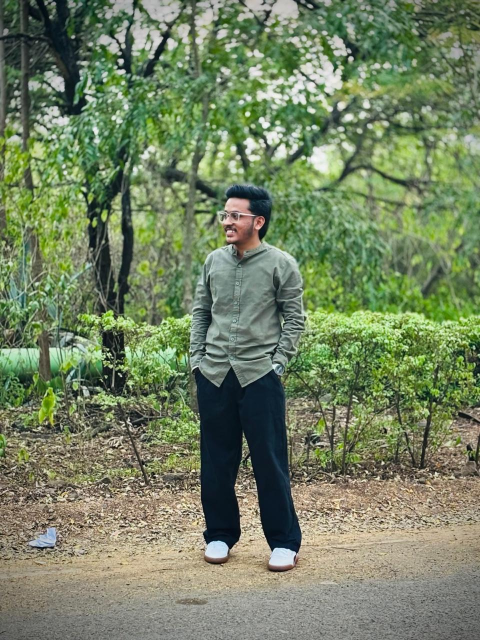
#> input picture data/images/my_photo.jpeg, 960 x 1280 px (shown at 1/2 size)
$ python unit3_restoration.py
#> lines starting #> are read from the running program, lines starting #| are printed output that depends on the picture; after the words box and inside, x2 and y2 are one past the last pixel; in counts of white or black regions, pixels touching at a corner belong together
from pathlib import Path
import cv2
import numpy as np
import matplotlib.pyplot as plt
from skimage.metrics import peak_signal_noise_ratio, structural_similarity

PROJECT_DIR = Path(__file__).resolve().parent.parent
IMAGE_PATH = PROJECT_DIR / "data" / "images" / "my_photo.jpeg"
OUTPUT_DIR = PROJECT_DIR / "outputs" / "unit3"
OUTPUT_DIR.mkdir(parents=True, exist_ok=True)

original = cv2.imread(str(IMAGE_PATH))
#> original is the input picture: shape (1280, 960, 3); mean B, G, R 98.6, 130.1, 116

if original is None:
    raise FileNotFoundError(f"Photo not found: {IMAGE_PATH}")

height, width = original.shape[:2]
#> height = 1280; width = 960
if max(height, width) > 1000:
    scale = 1000 / max(height, width)
#> scale = 0.781
    original = cv2.resize(original, (int(width * scale), int(height * scale)))
#> original: shape (1000, 750, 3)

gray = cv2.cvtColor(original, cv2.COLOR_BGR2GRAY)
rng = np.random.default_rng(42)

# 1. Gaussian noise
noise = rng.normal(0, 20, gray.shape)
gaussian_noisy = np.clip(gray.astype(np.float32) + noise, 0, 255).astype(np.uint8)
gaussian_restored = cv2.GaussianBlur(gaussian_noisy, (5, 5), 0)

# 2. Salt-and-pepper noise
sp_noisy = gray.copy()
random_values = rng.random(gray.shape)
sp_noisy[random_values < 0.02] = 0
sp_noisy[random_values > 0.98] = 255
sp_restored = cv2.medianBlur(sp_noisy, 5)

# 3. PSNR and SSIM comparison
def evaluate(reference, restored):
    psnr = peak_signal_noise_ratio(reference, restored, data_range=255)
    ssim = structural_similarity(reference, restored, data_range=255)
    return psnr, ssim

for name, noisy, restored in [
    ("Gaussian", gaussian_noisy, gaussian_restored),
    ("Salt-and-Pepper", sp_noisy, sp_restored)
]:
    psnr, ssim = evaluate(gray, restored)
    print(f"{name} restoration: PSNR={psnr:.2f} dB, SSIM={ssim:.4f}")
#> this loop made 2 passes
#> (name, psnr, ssim) on passes 1 to 2: ('Gaussian', 26.29, 0.826), ('Salt-and-Pepper', 24.27, 0.746)
#| Gaussian restoration: PSNR=26.29 dB, SSIM=0.8258
#| Salt-and-Pepper restoration: PSNR=24.27 dB, SSIM=0.7461

# 4. Thresholding
_, binary = cv2.threshold(
    gray, 0, 255, cv2.THRESH_BINARY + cv2.THRESH_OTSU
)
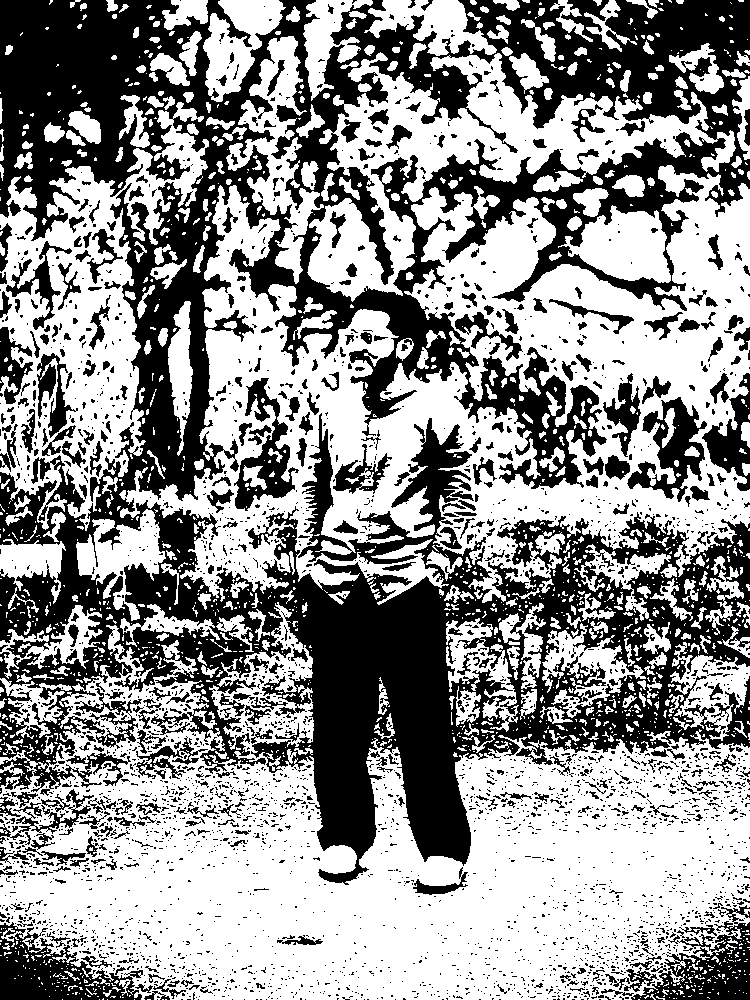
#> binary: shape (1000, 750); 57.2% white; 3436 black regions (3029 under 20 px), largest, box (x1, y1, x2, y2) and area: (0, 0, 750, 885) 251817, (0, 922, 143, 1000) 5307, (631, 905, 750, 1000) 4673

# 5. Morphological operations
kernel = np.ones((5, 5), np.uint8)
erosion = cv2.erode(binary, kernel, iterations=1)
#> erosion: shape (1000, 750); 25.5% white; 1142 white regions (836 under 20 px), largest, box (x1, y1, x2, y2) and area: (0, 774, 750, 1000) 67326, (514, 179, 750, 427) 19597, (336, 60, 702, 180) 10835
dilation = cv2.dilate(binary, kernel, iterations=1)
#> dilation: shape (1000, 750); 83% white; 895 black regions (587 under 20 px), largest, box (x1, y1, x2, y2) and area: (292, 576, 469, 860) 30238, (0, 0, 209, 236) 20843, (462, 0, 750, 126) 11371
opening = cv2.morphologyEx(binary, cv2.MORPH_OPEN, kernel)
#> opening: shape (1000, 750); 44.3% white; 626 white regions (7 under 20 px), largest, box (x1, y1, x2, y2) and area: (0, 743, 750, 1000) 107084, (411, 177, 750, 429) 38825, (127, 186, 394, 585) 27532
closing = cv2.morphologyEx(binary, cv2.MORPH_CLOSE, kernel)
#> closing: shape (1000, 750); 70.1% white; 561 black regions (4 under 20 px), largest, box (x1, y1, x2, y2) and area: (257, 563, 518, 862) 35707, (0, 0, 275, 238) 28423, (460, 0, 750, 128) 17048

# 6. Canny edge detection
edges = cv2.Canny(gray, 100, 200)
#> edges: shape (1000, 750); 20.5% white in thin lines or dots

# 7. Watershed segmentation
color_image = cv2.cvtColor(gray, cv2.COLOR_GRAY2BGR)
_, sure_bg = cv2.threshold(
    gray, 0, 255, cv2.THRESH_BINARY_INV + cv2.THRESH_OTSU
)
dist = cv2.distanceTransform(binary, cv2.DIST_L2, 5)
_, sure_fg = cv2.threshold(
    dist, 0.3 * dist.max(), 255, cv2.THRESH_BINARY
)
#> sure_fg: shape (1000, 750) float32; 6% white; 207 white regions (110 under 20 px), largest, box (x1, y1, x2, y2) and area: (51, 825, 706, 968) 18660, (587, 328, 714, 401) 2855, (586, 218, 662, 275) 2182
sure_fg = sure_fg.astype(np.uint8)
unknown = cv2.subtract(sure_bg, sure_fg)
_, markers = cv2.connectedComponents(sure_fg)
#> markers: shape (1000, 750) int32; 208 distinct labels, from 0 to 207
markers = markers + 1
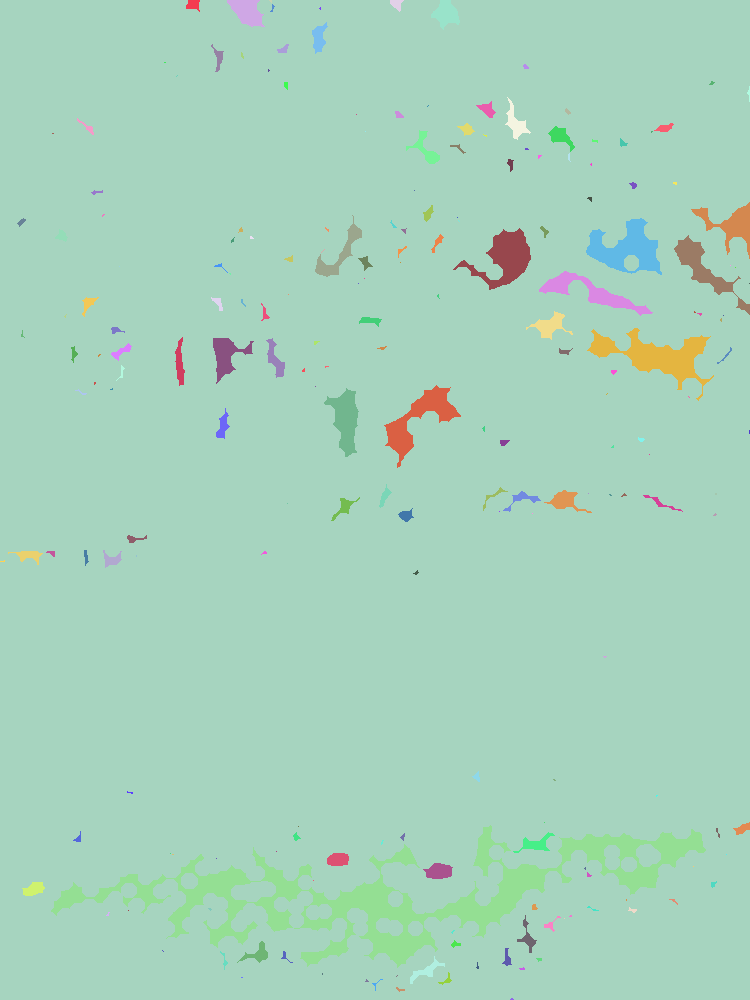
#> markers: shape (1000, 750) int32; 208 distinct labels, from 1 to 208; one colour per label, 0 black
markers[unknown == 255] = 0
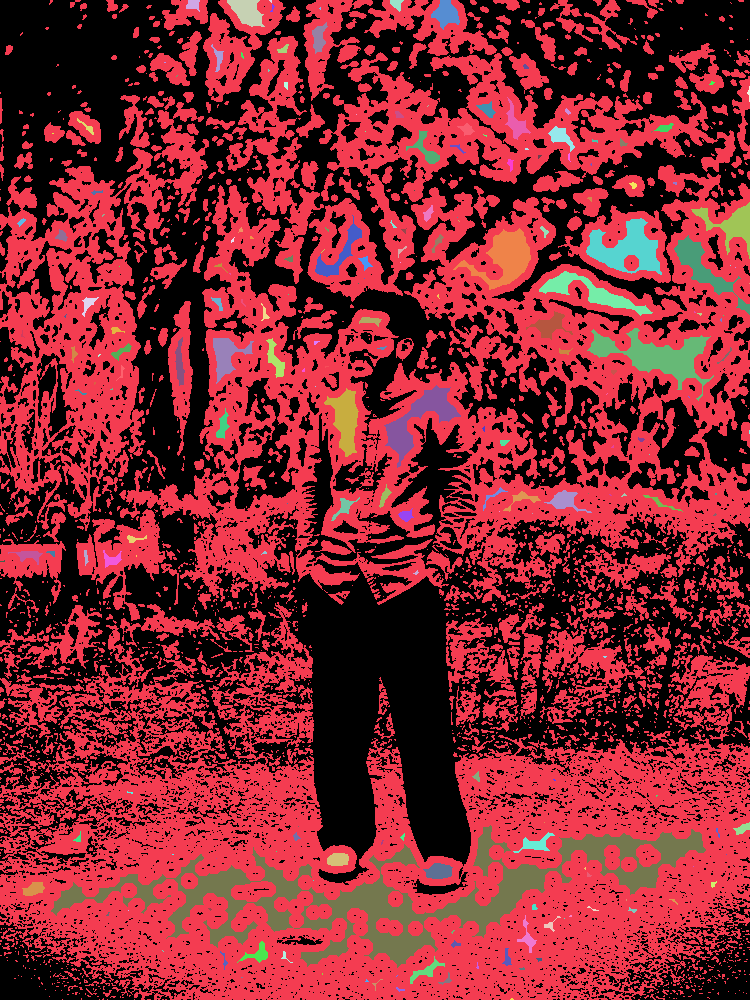
#> markers: shape (1000, 750) int32; 209 distinct labels, from 0 to 208; one colour per label, 0 black
markers = cv2.watershed(color_image, markers)
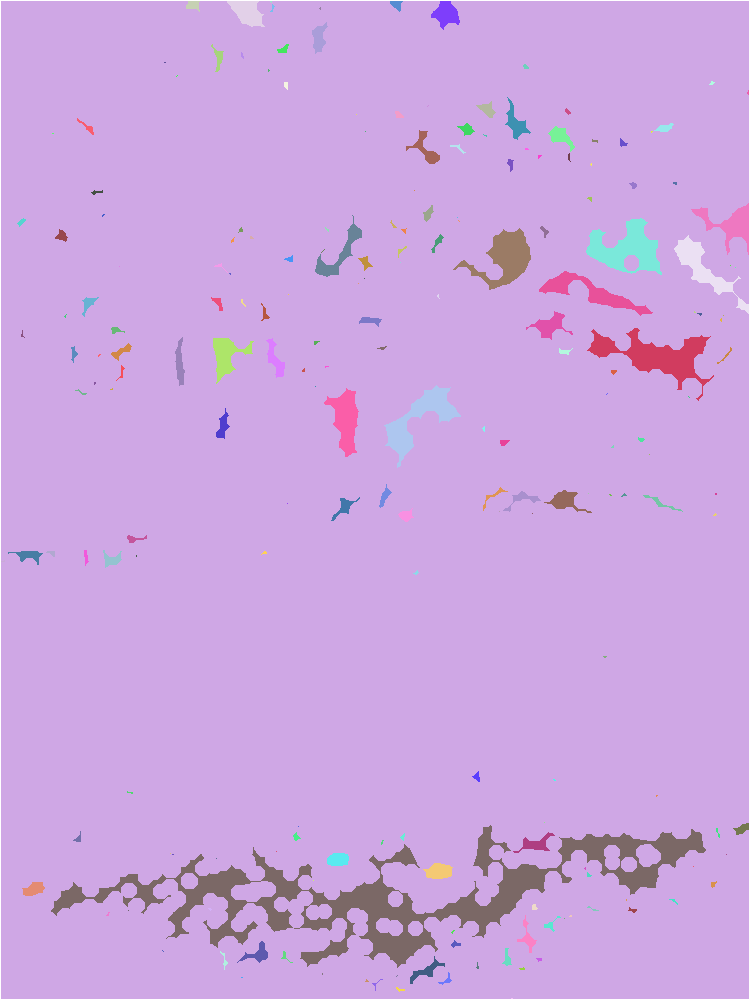
#> markers: shape (1000, 750) int32; 207 distinct labels, from -1 to 208; one colour per label, 0 black, -1 white

watershed_result = color_image.copy()
watershed_result[markers == -1] = [0, 0, 255]
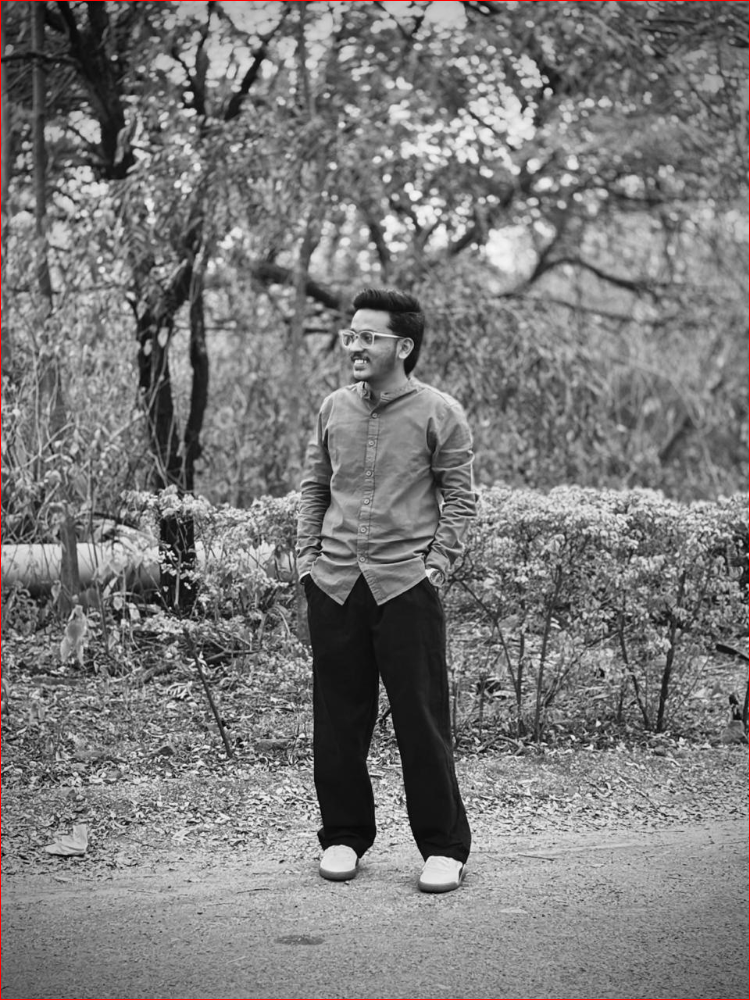
#> watershed_result: shape (1000, 750, 3); mean B, G, R 121.7, 121.7, 122.9

# 8. Save outputs
results = {
    "original_gray.png": gray,
    "gaussian_noisy.png": gaussian_noisy,
    "gaussian_restored.png": gaussian_restored,
    "salt_pepper_noisy.png": sp_noisy,
    "median_restored.png": sp_restored,
    "threshold.png": binary,
    "erosion.png": erosion,
    "dilation.png": dilation,
    "opening.png": opening,
    "closing.png": closing,
    "canny_edges.png": edges,
    "watershed.png": watershed_result
}

for filename, image in results.items():
    cv2.imwrite(str(OUTPUT_DIR / filename), image)
#> this loop made 12 passes
#> filename on passes 1 to 12: 'original_gray.png', 'gaussian_noisy.png', 'gaussian_restored.png', 'salt_pepper_noisy.png', 'median_restored.png', 'threshold.png', 'erosion.png', 'dilation.png', 'opening.png', 'closing.png', 'canny_edges.png', 'watershed.png'

# 9. Display comparison
images = [
    (gray, "Original"),
    (gaussian_noisy, "Gaussian Noise"),
    (gaussian_restored, "Gaussian Filter"),
    (sp_noisy, "Salt-Pepper Noise"),
    (sp_restored, "Median Filter"),
    (binary, "Threshold"),
    (erosion, "Erosion"),
    (dilation, "Dilation"),
    (opening, "Opening"),
    (closing, "Closing"),
    (edges, "Canny Edges"),
    (watershed_result, "Watershed")
]

fig, axes = plt.subplots(3, 4, figsize=(14, 10))
for ax, (image, title) in zip(axes.flat, images):
    if len(image.shape) == 3:
        ax.imshow(cv2.cvtColor(image, cv2.COLOR_BGR2RGB))
    else:
        ax.imshow(image, cmap="gray")
    ax.set_title(title)
    ax.axis("off")
#> this loop made 12 passes

plt.tight_layout()
plt.savefig(OUTPUT_DIR / "unit3_comparison.png", dpi=120)
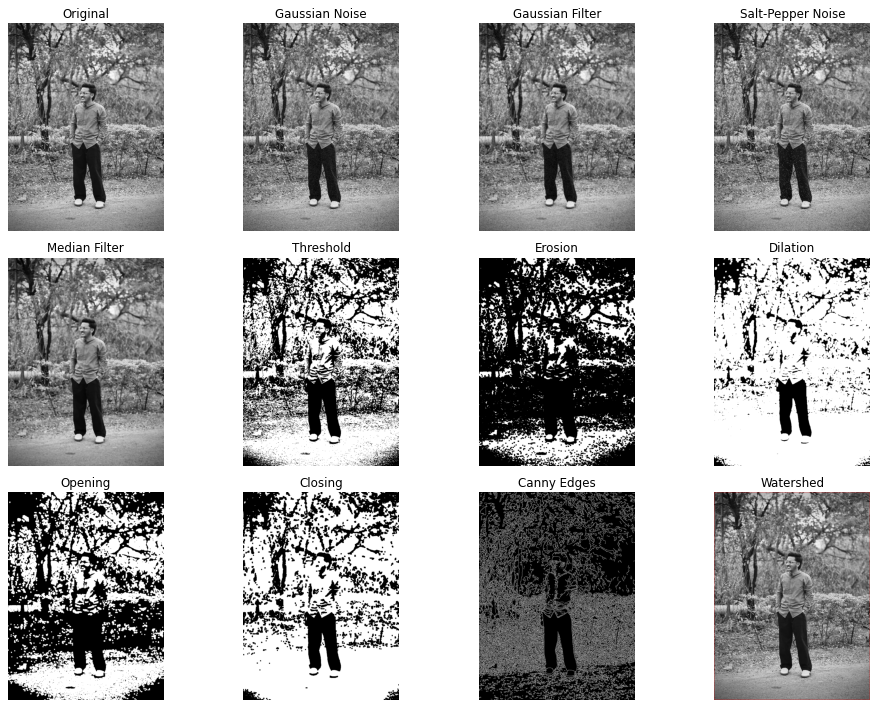
#> figure drawn by matplotlib, 12 panels
plt.show()

print(f"\nAll Unit 3 outputs saved to: {OUTPUT_DIR}")

$ run again, with data/images/second_photo.jpeg copied over data/images/my_photo.jpeg
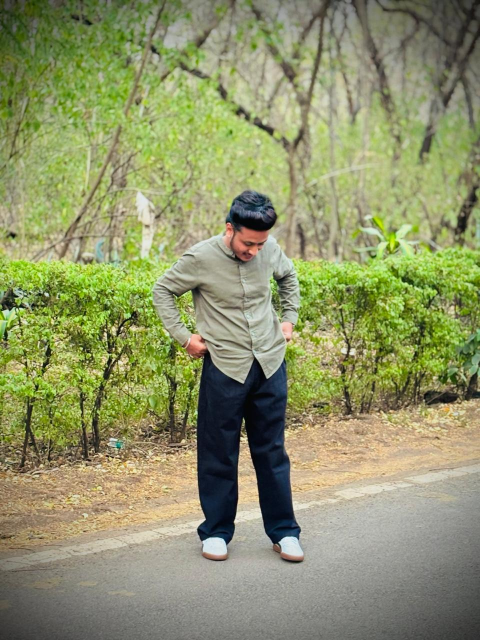
#> input picture data/images/second_photo.jpeg, 960 x 1280 px (shown at 1/2 size)
#> original is the input picture: shape (1280, 960, 3); mean B, G, R 105.2, 147.2, 142.3
#> original: shape (1000, 750, 3)
#> the loop `for name, noisy, restored in [ ("Gaussian", gaussian_noisy, gaussian_r..` made 2 passes
#> (name, psnr, ssim) on passes 1 to 2: ('Gaussian', 28.66, 0.813), ('Salt-and-Pepper', 27.45, 0.814)
#> (printed output is left out)
#> `_, binary = cv2.threshold( gray, 0, 255, cv2.THRESH_BINARY + cv2.THRES..`:
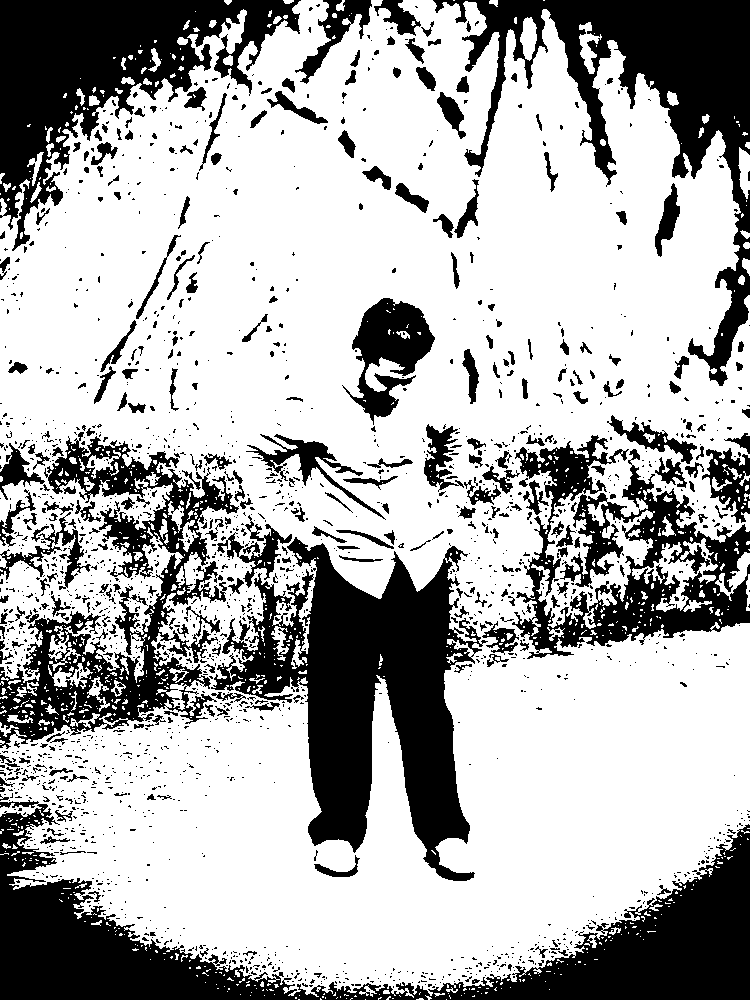
#> binary: shape (1000, 750); 68.7% white; 1935 black regions (1636 under 20 px), largest, box (x1, y1, x2, y2) and area: (0, 800, 750, 1000) 44861, (211, 537, 488, 881) 40210, (433, 0, 750, 386) 29532
#> erosion: shape (1000, 750); 50.3% white; 328 black regions, largest, box (x1, y1, x2, y2) and area: (0, 411, 750, 1000) 240797, (0, 0, 303, 255) 39348, (431, 0, 750, 396) 38856
#> dilation: shape (1000, 750); 82.8% white; 481 black regions (349 under 20 px), largest, box (x1, y1, x2, y2) and area: (291, 542, 468, 848) 29865, (0, 0, 297, 184) 21303, (471, 0, 750, 230) 20644
#> opening: shape (1000, 750); 61.8% white; 589 black regions (473 under 20 px), largest, box (x1, y1, x2, y2) and area: (0, 415, 750, 1000) 195683, (0, 0, 301, 253) 33045, (433, 0, 750, 386) 31402
#> closing: shape (1000, 750); 76.3% white; 299 black regions (3 under 20 px), largest, box (x1, y1, x2, y2) and area: (289, 540, 470, 850) 33201, (0, 0, 299, 186) 25375, (466, 0, 750, 232) 24828
#> edges: shape (1000, 750); 12% white in thin lines or dots
#> `watershed_result[markers == -1] = [0, 0, 255]`:
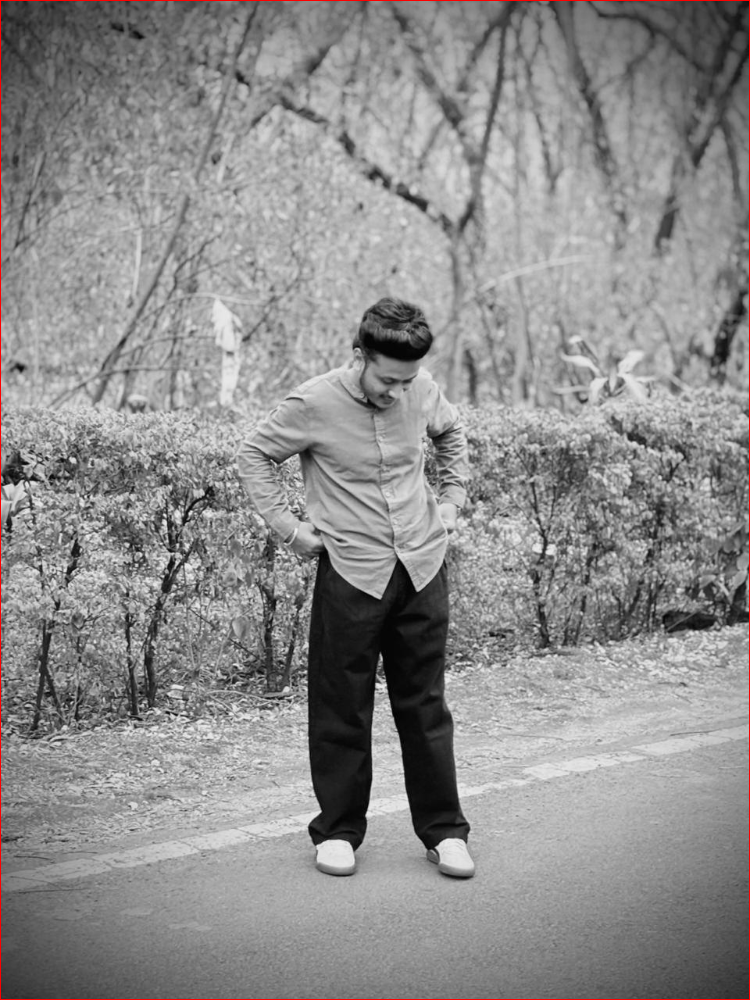
#> watershed_result: shape (1000, 750, 3); mean B, G, R 140.3, 140.3, 141.5
#> the loop `for filename, image in results.items():` made 12 passes
#> filename on passes 1 to 8: 'original_gray.png', 'gaussian_noisy.png', 'gaussian_restored.png', 'salt_pepper_noisy.png', 'median_restored.png', 'threshold.png', 'erosion.png', 'dilation.png'
#> the loop `for ax, (image, title) in zip(axes.flat, images):` made 12 passes
